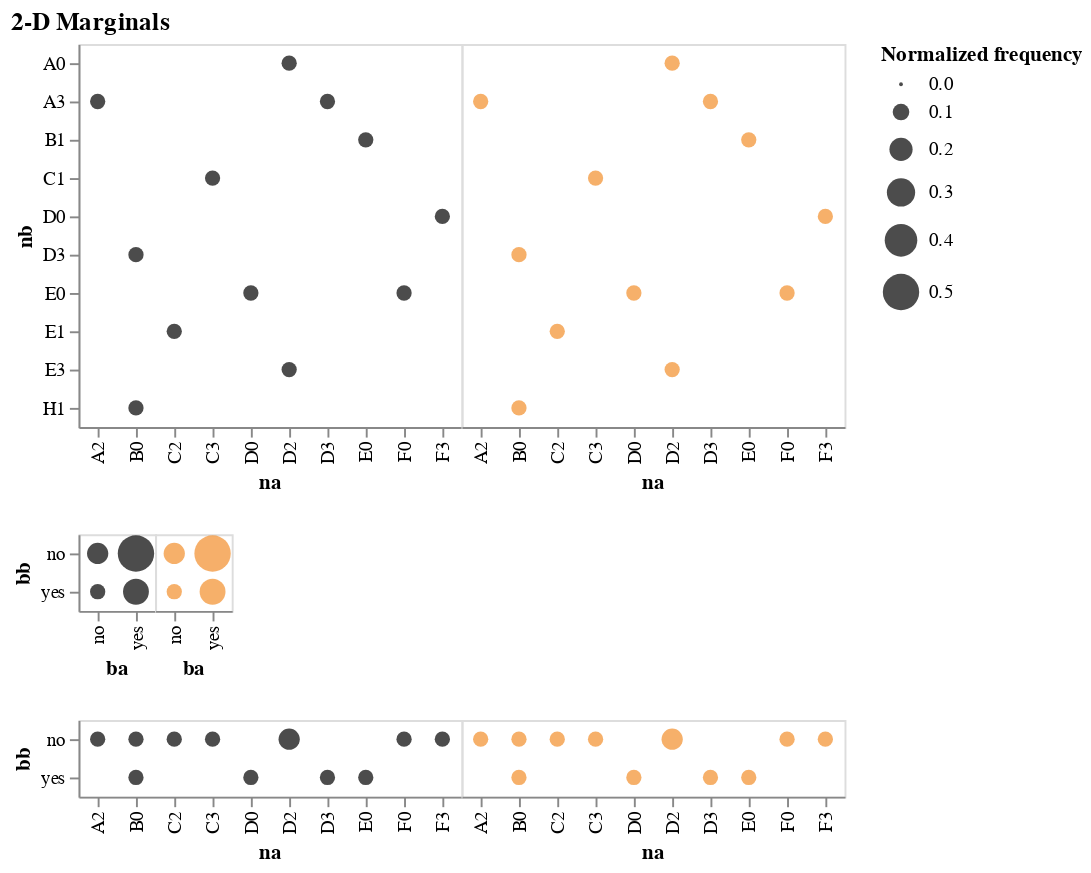

Write notebook code for a chart like this one.
### Code cell
#plot_comparisons_2d_numerical_numerical(odf,sdf,[['vti','vb'],['vb','vti'],['ca','cb'],['ca','vb']])
plot_comparisons_2d_categorical_categorical(odf,sdf,[['na','nb'],['ba','bb'],['na','bb']])

### Figure 1 — Vega-Lite specification as saved in the notebook (floating-point values rounded to 4 significant figures)
{"config": {"view": {"continuousWidth": 300, "continuousHeight": 300}}, "vconcat": [{"hconcat": [{"data": {"name": "data-9301f0735e5239ee798f0a26d619230b"}, "mark": {"type": "circle"}, "encoding": {"color": {"value": "#000000"}, "size": {"field": "Normalized frequency", "type": "quantitative"}, "x": {"field": "na", "type": "nominal"}, "y": {"field": "nb", "type": "nominal"}}, "transform": [{"filter": "(datum.Source === 'observed')"}]}, {"data": {"name": "data-9301f0735e5239ee798f0a26d619230b"}, "mark": {"type": "circle"}, "encoding": {"color": {"value": "#f28e2b"}, "size": {"field": "Normalized frequency", "type": "quantitative"}, "x": {"field": "na", "type": "nominal"}, "y": {"axis": null, "field": "nb", "type": "nominal"}}, "transform": [{"filter": "(datum.Source === 'synthetic')"}]}], "bounds": "flush", "resolve": {"scale": {"color": "independent"}}, "spacing": 0}, {"hconcat": [{"data": {"name": "data-630faa624bc127ba24f21fe1dfedbdc7"}, "mark": {"type": "circle"}, "encoding": {"color": {"value": "#000000"}, "size": {"field": "Normalized frequency", "type": "quantitative"}, "x": {"field": "ba", "type": "nominal"}, "y": {"field": "bb", "type": "nominal"}}, "transform": [{"filter": "(datum.Source === 'observed')"}]}, {"data": {"name": "data-630faa624bc127ba24f21fe1dfedbdc7"}, "mark": {"type": "circle"}, "encoding": {"color": {"value": "#f28e2b"}, "size": {"field": "Normalized frequency", "type": "quantitative"}, "x": {"field": "ba", "type": "nominal"}, "y": {"axis": null, "field": "bb", "type": "nominal"}}, "transform": [{"filter": "(datum.Source === 'synthetic')"}]}], "bounds": "flush", "resolve": {"scale": {"color": "independent"}}, "spacing": 0}, {"hconcat": [{"data": {"name": "data-9645f55d09b2bc3361a50f93908b5bd7"}, "mark": {"type": "circle"}, "encoding": {"color": {"value": "#000000"}, "size": {"field": "Normalized frequency", "type": "quantitative"}, "x": {"field": "na", "type": "nominal"}, "y": {"field": "bb", "type": "nominal"}}, "transform": [{"filter": "(datum.Source === 'observed')"}]}, {"data": {"name": "data-9645f55d09b2bc3361a50f93908b5bd7"}, "mark": {"type": "circle"}, "encoding": {"color": {"value": "#f28e2b"}, "size": {"field": "Normalized frequency", "type": "quantitative"}, "x": {"field": "na", "type": "nominal"}, "y": {"axis": null, "field": "bb", "type": "nominal"}}, "transform": [{"filter": "(datum.Source === 'synthetic')"}]}], "bounds": "flush", "resolve": {"scale": {"color": "independent"}}, "spacing": 0}], "resolve": {"scale": {"color": "independent"}}, "title": "2-D Marginals", "$schema": "https://vega.github.io/schema/vega-lite/v5.20.1.json", "datasets": {"data-9301f0735e5239ee798f0a26d619230b": [{"na": "A2", "nb": "A3", "Normalized frequency": 0.08333, "Source": "observed"}, {"na": "A2", "nb": "A3", "Normalized frequency": 0.08333, "Source": "synthetic"}, {"na": "B0", "nb": "D3", "Normalized frequency": 0.08333, "Source": "synthetic"}, {"na": "B0", "nb": "D3", "Normalized frequency": 0.08333, "Source": "observed"}, {"na": "B0", "nb": "H1", "Normalized frequency": 0.08333, "Source": "synthetic"}, {"na": "B0", "nb": "H1", "Normalized frequency": 0.08333, "Source": "observed"}, {"na": "C2", "nb": "E1", "Normalized frequency": 0.08333, "Source": "synthetic"}, {"na": "C2", "nb": "E1", "Normalized frequency": 0.08333, "Source": "observed"}, {"na": "C3", "nb": "C1", "Normalized frequency": 0.08333, "Source": "synthetic"}, {"na": "C3", "nb": "C1", "Normalized frequency": 0.08333, "Source": "observed"}, {"na": "D0", "nb": "E0", "Normalized frequency": 0.08333, "Source": "observed"}, {"na": "D0", "nb": "E0", "Normalized frequency": 0.08333, "Source": "synthetic"}, {"na": "D2", "nb": "A0", "Normalized frequency": 0.08333, "Source": "observed"}, {"na": "D2", "nb": "A0", "Normalized frequency": 0.08333, "Source": "synthetic"}, {"na": "D2", "nb": "E3", "Normalized frequency": 0.08333, "Source": "observed"}, {"na": "D2", "nb": "E3", "Normalized frequency": 0.08333, "Source": "synthetic"}, {"na": "D3", "nb": "A3", "Normalized frequency": 0.08333, "Source": "observed"}, {"na": "D3", "nb": "A3", "Normalized frequency": 0.08333, "Source": "synthetic"}, {"na": "E0", "nb": "B1", "Normalized frequency": 0.08333, "Source": "synthetic"}, {"na": "E0", "nb": "B1", "Normalized frequency": 0.08333, "Source": "observed"}, {"na": "F0", "nb": "E0", "Normalized frequency": 0.08333, "Source": "synthetic"}, {"na": "F0", "nb": "E0", "Normalized frequency": 0.08333, "Source": "observed"}, {"na": "F3", "nb": "D0", "Normalized frequency": 0.08333, "Source": "synthetic"}, {"na": "F3", "nb": "D0", "Normalized frequency": 0.08333, "Source": "observed"}], "data-630faa624bc127ba24f21fe1dfedbdc7": [{"ba": "no", "bb": "no", "Normalized frequency": 0.1667, "Source": "observed"}, {"ba": "no", "bb": "no", "Normalized frequency": 0.1667, "Source": "synthetic"}, {"ba": "no", "bb": "yes", "Normalized frequency": 0.08333, "Source": "observed"}, {"ba": "no", "bb": "yes", "Normalized frequency": 0.08333, "Source": "synthetic"}, {"ba": "yes", "bb": "no", "Normalized frequency": 0.5, "Source": "observed"}, {"ba": "yes", "bb": "no", "Normalized frequency": 0.5, "Source": "synthetic"}, {"ba": "yes", "bb": "yes", "Normalized frequency": 0.25, "Source": "observed"}, {"ba": "yes", "bb": "yes", "Normalized frequency": 0.25, "Source": "synthetic"}], "data-9645f55d09b2bc3361a50f93908b5bd7": [{"na": "A2", "bb": "no", "Normalized frequency": 0.08333, "Source": "observed"}, {"na": "A2", "bb": "no", "Normalized frequency": 0.08333, "Source": "synthetic"}, {"na": "B0", "bb": "no", "Normalized frequency": 0.08333, "Source": "synthetic"}, {"na": "B0", "bb": "no", "Normalized frequency": 0.08333, "Source": "observed"}, {"na": "B0", "bb": "yes", "Normalized frequency": 0.08333, "Source": "synthetic"}, {"na": "B0", "bb": "yes", "Normalized frequency": 0.08333, "Source": "observed"}, {"na": "C2", "bb": "no", "Normalized frequency": 0.08333, "Source": "synthetic"}, {"na": "C2", "bb": "no", "Normalized frequency": 0.08333, "Source": "observed"}, {"na": "C3", "bb": "no", "Normalized frequency": 0.08333, "Source": "observed"}, {"na": "C3", "bb": "no", "Normalized frequency": 0.08333, "Source": "synthetic"}, {"na": "D0", "bb": "yes", "Normalized frequency": 0.08333, "Source": "synthetic"}, {"na": "D0", "bb": "yes", "Normalized frequency": 0.08333, "Source": "observed"}, {"na": "D2", "bb": "no", "Normalized frequency": 0.1667, "Source": "observed"}, {"na": "D2", "bb": "no", "Normalized frequency": 0.1667, "Source": "synthetic"}, {"na": "D3", "bb": "yes", "Normalized frequency": 0.08333, "Source": "observed"}, {"na": "D3", "bb": "yes", "Normalized frequency": 0.08333, "Source": "synthetic"}, {"na": "E0", "bb": "yes", "Normalized frequency": 0.08333, "Source": "observed"}, {"na": "E0", "bb": "yes", "Normalized frequency": 0.08333, "Source": "synthetic"}, {"na": "F0", "bb": "no", "Normalized frequency": 0.08333, "Source": "observed"}, {"na": "F0", "bb": "no", "Normalized frequency": 0.08333, "Source": "synthetic"}, {"na": "F3", "bb": "no", "Normalized frequency": 0.08333, "Source": "synthetic"}, {"na": "F3", "bb": "no", "Normalized frequency": 0.08333, "Source": "observed"}]}}
